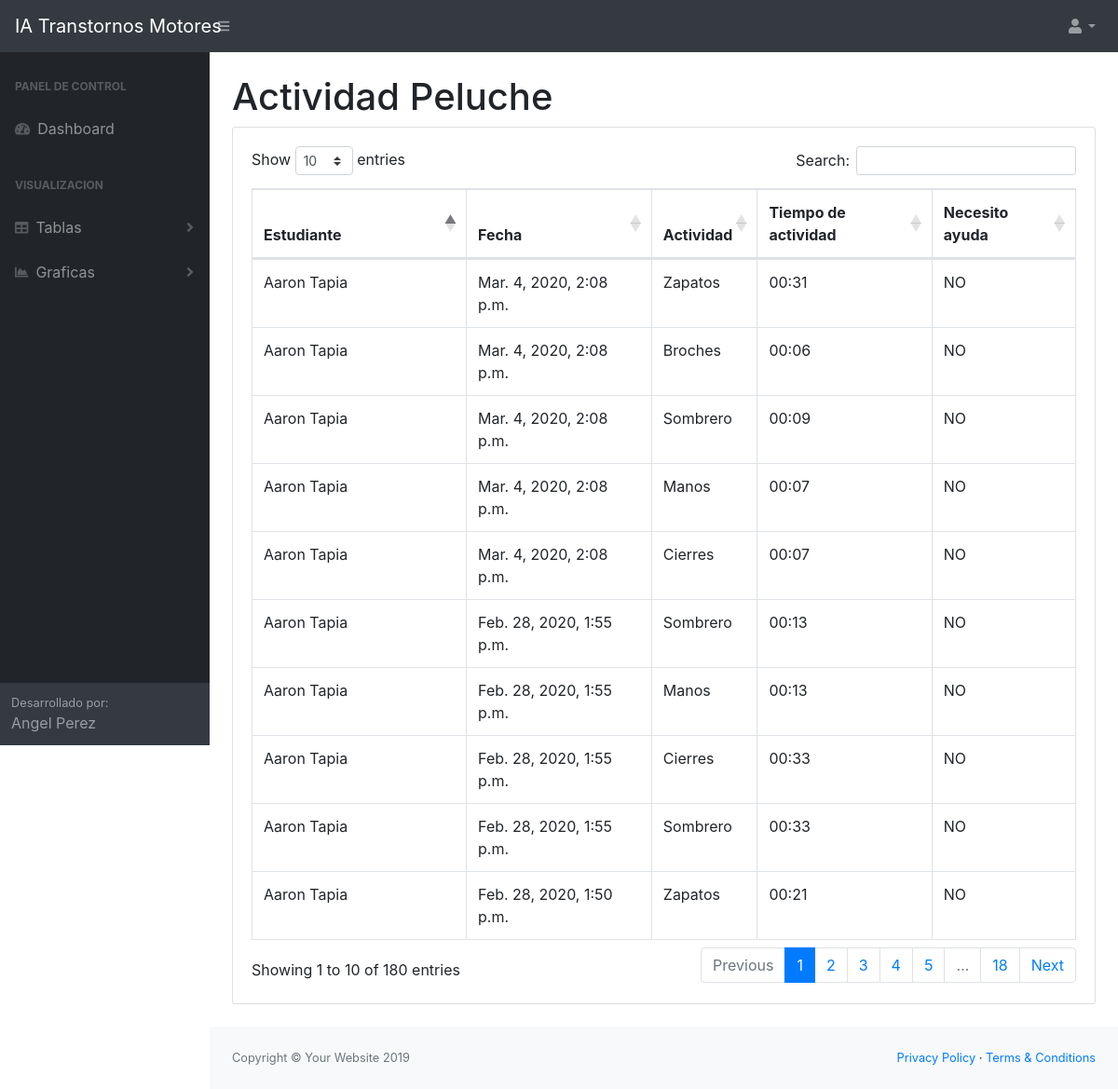
The app's page /dashboard/peluche/ (signed in) with its own data.
### sesion/models.py (models this page shows, shortened)
class Peluche(models.Model):
    id   = models.AutoField(primary_key=True)
    Tipo = models.CharField(max_length=100, verbose_name="Tipo Acividad")
    Tiempo  = models.CharField(max_length=20, verbose_name="Tiempo de Acividad")
    SI = 'SI'
    NO  = 'NO'
    Necesita_Ayuda = [
        (SI, 'SI'),
        (NO, 'NO'),
    ]
    Ayuda = models.CharField(max_length=2,choices=Necesita_Ayuda, default=NO, verbose_name="Necesita Ayuda")
    Sesion   = models.ForeignKey(Sesion, verbose_name="Sesion de Intervencion", on_delete=models.CASCADE)
    class Meta:
        verbose_name = "Actividad Peluche"
        verbose_name_plural = "Actividades Peluche"
        ordering = ['-id']

class Sesion(models.Model):
    id       = models.AutoField(primary_key=True)
    Estudiante   = models.ForeignKey(Estudiante, verbose_name="Estudiante", on_delete=models.CASCADE)
    fecha    = models.DateTimeField(auto_now=True, verbose_name="Fecha de Sesion")
    PelucheMoFi = 'Peluche MoFi'
    JuegosSerios= 'Juegos Serios'
    TableroMoFi = 'Tablero Mofi'
    TableroMoPe = 'Tablero MoPe'
    Varita      = 'Varita'
    Herramienta_Sesion = [
        (PelucheMoFi, 'Peluche MoFi'),
        (JuegosSerios,'Juegos Serios'),
        (TableroMoFi, 'Tablero Mofi'),
        (TableroMoPe, 'Tablero MoPe'),
        (Varita, 'Varita'),
    ]
    Herramienta = models.CharField(max_length=60,choices=Herramienta_Sesion, default=PelucheMoFi, verbose_name="Herramienta usada")
    class Meta:
        verbose_name = "sesion"
        verbose_name_plural = "sesiones"
        ordering = ['-id']

### estudiante/models.py (models this page shows)
class Estudiante(models.Model):
    id      = models.AutoField(primary_key=True)
    nombre  = models.CharField(max_length=100, verbose_name="Nombre")
    edad_cron_mes = models.PositiveIntegerField(verbose_name="Edad Cronologica Meses")
    edad_eval_mes = models.PositiveIntegerField(verbose_name="Edad Evaluacion Meses")
    puntuacion    = models.FloatField(verbose_name="Total area Motora ")
    puntuacionMF  = models.FloatField(default=0, verbose_name="Puntuacion tipica motricidad fina ")
    puntuacionMP  = models.FloatField(default=0, verbose_name="Puntuacion tipica motricidad perceptiva")
    MASCULINO = 'Masculino'
    FEMENINO  = 'Femenino'
    SEXO_Option = [
        (MASCULINO, 'Masculino'),
        (FEMENINO, 'Femenino'),
    ]
    sexo = models.CharField(max_length=10, choices=SEXO_Option, default=MASCULINO, verbose_name="Sexo")
    DIESTRO = 'Diestro'
    ZURDO  = 'Zurdo'
    LATERALIDAD_Option = [
        (DIESTRO, 'Diestro'),
        (ZURDO, 'Zurdo'),
    ]
    lateralidad = models.CharField(max_length=10, choices=LATERALIDAD_Option, default=DIESTRO, verbose_name="Lateralidad")
    unidad_edu  = models.CharField(max_length=100, verbose_name="Unidad Educativa")
    nivel   = models.CharField(max_length=100, verbose_name="Nivel")
    ciudad  = models.CharField(max_length=100, verbose_name="Ciudad")
    class Meta:
        verbose_name = "estudiante"
        verbose_name_plural = "estudiantes"
        ordering = ['id']
    def __str__(self):
        return self.nombre

### dashboard/views.py (the view)
# urls.py: path('peluche/',PelTableView.as_view(), name='pel'),
class PelTableView(TemplateView):
    template_name = 'dashboard/peluche.html'
    def get_context_data(self, **kwargs):
        if self.request.user.is_authenticated:
            context = super().get_context_data(**kwargs)
            context["qs"]=Peluche.objects.all()
            return context

### dashboard/templates/dashboard/peluche.html
{% extends "dashboard/base.html" %}
{% load static %}
{% block content %}
            <div id="layoutSidenav_content">
                <main>
                    <div class="container-fluid">
                        <h1 class="mt-4">Actividad Peluche</h1>
                        <div class="card mb-4">
                            <div class="card-body">
                                <div class="table-responsive">
                                    <table class="table table-bordered" id="dataTable" width="100%" cellspacing="0">
                                        <thead>
                                            <tr>
                                                <th>Estudiante</th>
                                                <th>Fecha</th>
                                                <th>Actividad</th>
                                                <th>Tiempo de actividad</th>
                                                <th>Necesito ayuda</th>
                                            </tr>
                                        </thead>
                                        <tbody>
                                        {% for item in qs %}
                                            <tr>
                                                <td>{{ item.Sesion.Estudiante }}</td>
                                                <td>{{ item.Sesion.fecha }}</td>
                                                <td>{{ item.Tipo }}</td>
                                                <td>{{ item.Tiempo }}</td>
                                                <td>{{ item.Ayuda }}</td>
                                            </tr>
                                            {% endfor %}
                                        </tbody>
                                    </table>
                                </div>
                            </div>
                        </div>
                    </div>
                </main>
                <footer class="py-4 bg-light mt-auto">
                    <div class="container-fluid">
                        <div class="d-flex align-items-center justify-content-between small">
                            <div class="text-muted">Copyright &copy; Your Website 2019</div>
                            <div>
                                <a href="#">Privacy Policy</a>
                                &middot;
                                <a href="#">Terms &amp; Conditions</a>
                            </div>
                        </div>
                    </div>
                </footer>
            </div>
{% endblock %}

### records on screen
Peluche: Sesion.Estudiante "Aaron Tapia", Sesion.fecha "Mar. 4, 2020, 2:08 p.m.", Tipo "Zapatos", Tiempo "00:31", Ayuda "NO"
Peluche: Sesion.Estudiante "Aaron Tapia", Sesion.fecha "Mar. 4, 2020, 2:08 p.m.", Tipo "Broches", Tiempo "00:06", Ayuda "NO"
Peluche: Sesion.Estudiante "Aaron Tapia", Sesion.fecha "Mar. 4, 2020, 2:08 p.m.", Tipo "Sombrero", Tiempo "00:09", Ayuda "NO"
Peluche: Sesion.Estudiante "Aaron Tapia", Sesion.fecha "Mar. 4, 2020, 2:08 p.m.", Tipo "Manos", Tiempo "00:07", Ayuda "NO"
Peluche: Sesion.Estudiante "Aaron Tapia", Sesion.fecha "Mar. 4, 2020, 2:08 p.m.", Tipo "Cierres", Tiempo "00:07", Ayuda "NO"
Peluche: Sesion.Estudiante "Aaron Tapia", Sesion.fecha "Feb. 28, 2020, 1:55 p.m.", Tipo "Sombrero", Tiempo "00:13", Ayuda "NO"
Peluche: Sesion.Estudiante "Aaron Tapia", Sesion.fecha "Feb. 28, 2020, 1:55 p.m.", Tipo "Manos", Tiempo "00:13", Ayuda "NO"
Peluche: Sesion.Estudiante "Aaron Tapia", Sesion.fecha "Feb. 28, 2020, 1:55 p.m.", Tipo "Cierres", Tiempo "00:33", Ayuda "NO"
Peluche: Sesion.Estudiante "Aaron Tapia", Sesion.fecha "Feb. 28, 2020, 1:55 p.m.", Tipo "Sombrero", Tiempo "00:33", Ayuda "NO"
Peluche: Sesion.Estudiante "Aaron Tapia", Sesion.fecha "Feb. 28, 2020, 1:50 p.m.", Tipo "Zapatos", Tiempo "00:21", Ayuda "NO"
